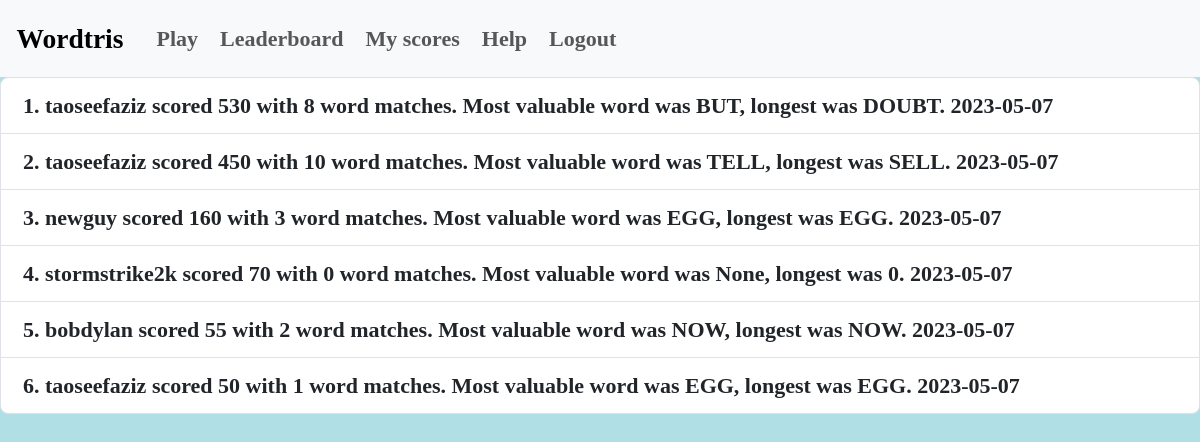
Page /scores (signed in) on the committed database.
### game/models.py (models this page shows)
class Game(models.Model):
    score = models.IntegerField()
    words_matched = models.IntegerField(null='True',blank=True)
    longest_word = models.CharField(max_length=10, null='True',blank=True)
    most_valuable_word = models.CharField(max_length=10,null='True', blank=True)
    date_played = models.DateField(default=datetime.date.today,null='True', blank=True)
    player = models.ForeignKey(User, on_delete=models.CASCADE)
    def __str__(self):
        return f"{self.player.username} scored {self.score} with {self.words_matched} word matches. Most valuable word was {self.most_valuable_word}, longest was {self.longest_word}. {self.date_played}"

### game/views.py (the view)
# urls.py: path('scores', views.scores,name='scores'),
def scores(request):
    scoresList = Game.objects.all().order_by('-score')[0:25]
    return render(request, 'game/scores.html', {'scoresList': scoresList, 'num_scores': range(20)})

### game/templates/game/scores.html
{% extends 'game/base.html' %}
{% block content %}
    {% if user and user.is_authenticated %}
            <ul class="list-group list-group-numbered"></ol>
                {% for score in scoresList %}
                        <li class="list-group-item">{{ score }}</li>
                {% endfor %}
            </ul>
    {% else %}
        <center class="container">
            <h1>Login to view scores!</h1>
            <div><a href="{% url 'login' %}">Login here</a></div>
        </center>
    {% endif %}
{% endblock %}

### static/css/style.css (style rules this page uses)
:root { --button_top: 15%; --save_button_top: 10%; --data_top: 20%; --content_top: 30%; --button_right: 50%; --data_right: 53%; --msg_right: 45%; --content_right: 24%; --words_right: 30%; --scale: 1.5; }
html, body { height: 100%; margin: 0; padding: 0; background-color: powderblue; }
* { box-sizing: border-box; font-family: 'Varela Round'; font-size: calc(22px); font-weight: bold; }

### rows in the picture
Game: player+score+words_matched "taoseefaziz scored 530 with 8 word matches. Most valuable word was BUT, longest was DOUBT. 2023-05-07"
Game: player+score+words_matched "taoseefaziz scored 450 with 10 word matches. Most valuable word was TELL, longest was SELL. 2023-05-07"
Game: player+score+words_matched "newguy scored 160 with 3 word matches. Most valuable word was EGG, longest was EGG. 2023-05-07"
Game: player+score+words_matched "stormstrike2k scored 70 with 0 word matches. Most valuable word was None, longest was 0. 2023-05-07"
Game: player+score+words_matched "bobdylan scored 55 with 2 word matches. Most valuable word was NOW, longest was NOW. 2023-05-07"
Game: player+score+words_matched "taoseefaziz scored 50 with 1 word matches. Most valuable word was EGG, longest was EGG. 2023-05-07"
